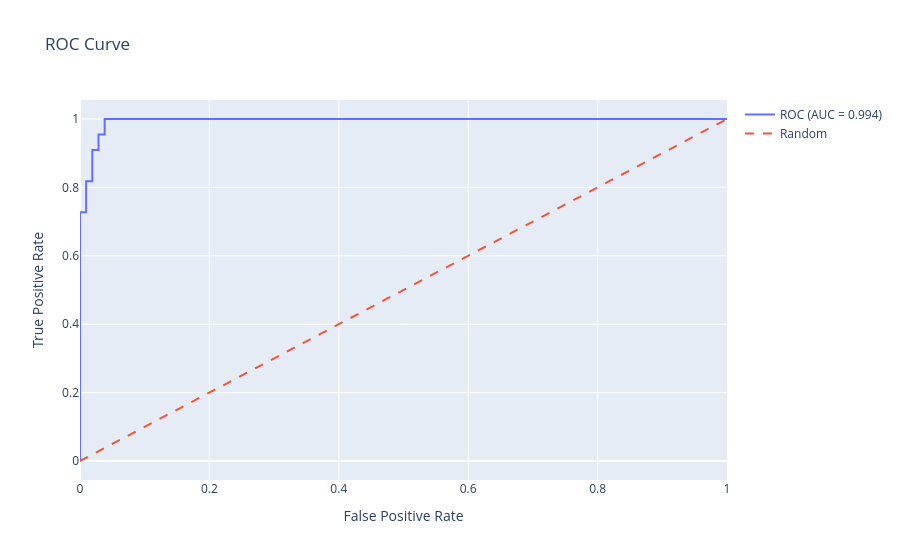

Notebook cell for this chart:
### Code cell
# ROC Curve
if DATA_LOADED and 'trained_models' in dir() and 'Gradient Boosting' in trained_models:
    try:
        best_model = trained_models['Gradient Boosting']
        y_prob = best_model.predict_proba(X_test_scaled)[:, 1]
        fpr, tpr, _ = roc_curve(y_test, y_prob)
        roc_auc = auc(fpr, tpr)
        
        fig = go.Figure()
        fig.add_trace(go.Scatter(x=fpr, y=tpr, mode='lines', name=f'ROC (AUC = {roc_auc:.3f})'))
        fig.add_trace(go.Scatter(x=[0, 1], y=[0, 1], mode='lines', name='Random', line=dict(dash='dash')))
        fig.update_layout(title='ROC Curve', xaxis_title='False Positive Rate', yaxis_title='True Positive Rate')
        fig.show()
    except Exception as e:
        print(f"⚠️ Could not generate ROC curve: {e}")
else:
    print("⚠️ Model not trained yet")

### Figure 1 — Plotly figure (JSON) as saved in the notebook; plotly's stock layout.template omitted (floating-point values rounded to 4 significant figures)
{"data": [{"mode": "lines", "name": "ROC (AUC = 0.994)", "type": "scatter", "x": [0, 0, 0, 0, 0, 0.009524, 0.009524, 0.01905, 0.01905, 0.02857, 0.02857, 0.0381, 0.0381, 0.06667, 0.08571, 0.09524, 0.1143, 0.1524, 0.181, 0.2, 0.2286, 0.3333, 0.3429, 0.4762, 0.9905, 1], "y": [0, 0.04545, 0.1364, 0.2273, 0.7273, 0.7273, 0.8182, 0.8182, 0.9091, 0.9091, 0.9545, 0.9545, 1, 1, 1, 1, 1, 1, 1, 1, 1, 1, 1, 1, 1, 1]}, {"line": {"dash": "dash"}, "mode": "lines", "name": "Random", "type": "scatter", "x": [0, 1], "y": [0, 1]}], "layout": {"title": {"text": "ROC Curve"}, "xaxis": {"title": {"text": "False Positive Rate"}}, "yaxis": {"title": {"text": "True Positive Rate"}}}}
